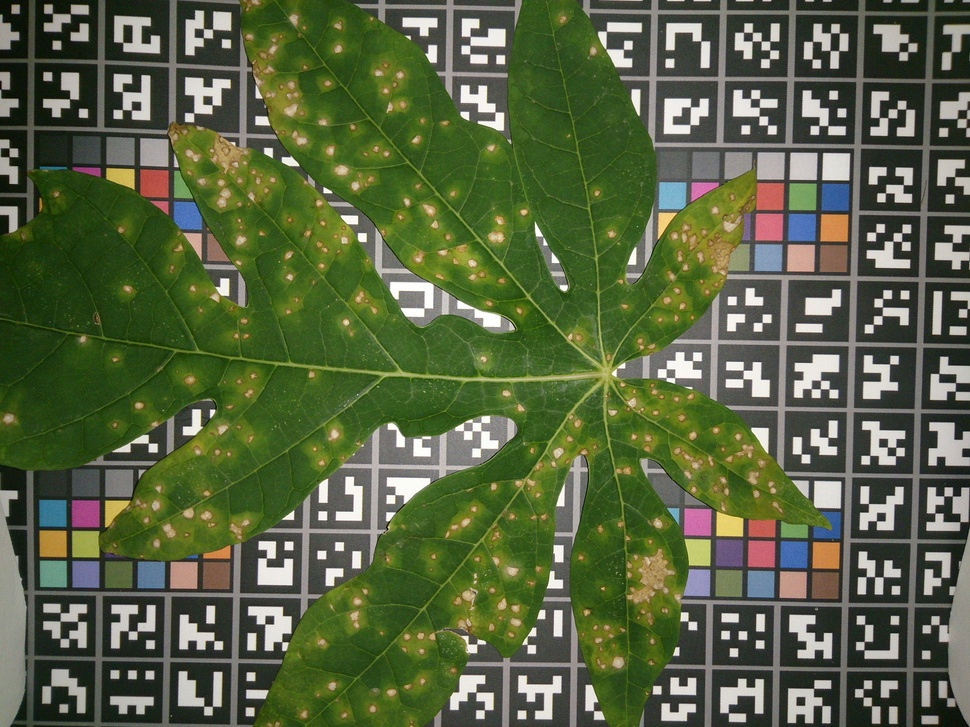
#> input picture folha.jpg, 970 x 727 px, shrunk from 4128 x 3096 before the run, found by its file name
$ python TESTEBORDA2.py
#> lines starting #> are read from the running program, lines starting #| are printed output that depends on the picture
# -*- coding: utf-8 -*-
"""
Created on Sat Jul 17 15:20:57 2021

@author: Italla
"""

import numpy as np
import cv2 as cv
from matplotlib import pyplot as plt
img = cv.imread('C:/Users/Italla/Documents/Italla/SI/PROJETOS/SIGATOKA/TESTES/img/folha.jpg',0)
#> img: shape (727, 970); min 0, max 255, mean 92
edges = cv.Canny(img,100,200)
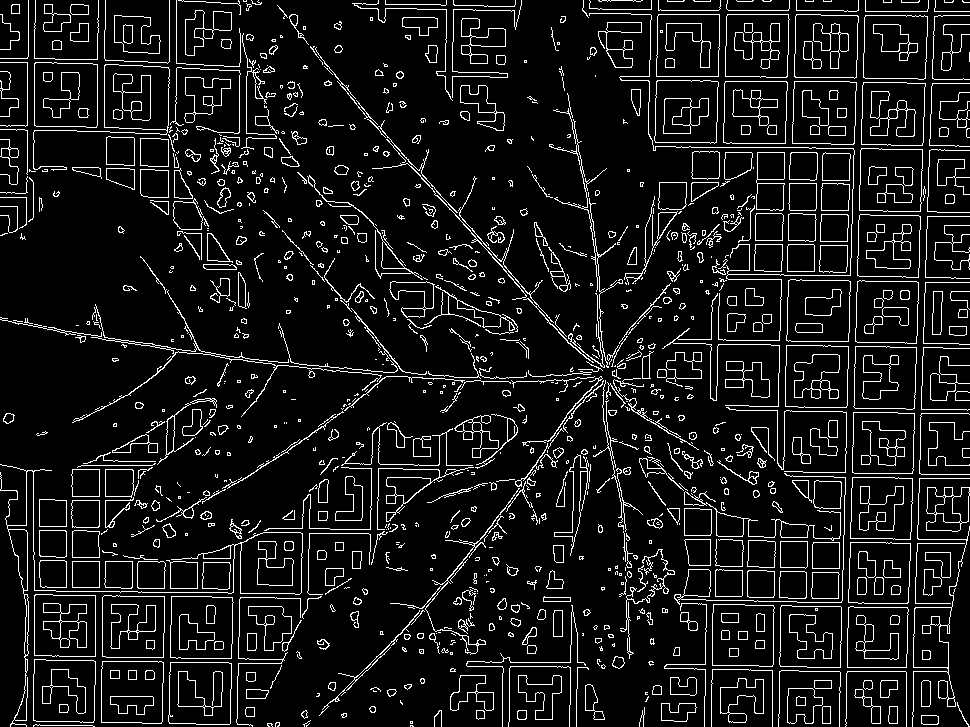
#> edges: shape (727, 970); 9% white in thin lines or dots
plt.subplot(121),plt.imshow(img,cmap = 'gray')
plt.title('Original Image'), plt.xticks([]), plt.yticks([])
plt.subplot(122),plt.imshow(edges,cmap = 'gray')
plt.title('Edge Image'), plt.xticks([]), plt.yticks([])
plt.show()

###############################################################################

import numpy as np
import cv2 as cv
from matplotlib import pyplot as plt
img = cv.imread('C:/Users/Italla/Documents/Italla/SI/PROJETOS/SIGATOKA/TESTES/img/folhaBananeira.jpg',0)
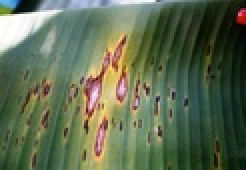
#> input picture folhaBananeira.jpg, 123 x 85 px, shrunk from 525 x 362 before the run, found by its file name (shown 2 times larger)
#> img: shape (85, 123); min 1, max 255, mean 101
edges = cv.Canny(img,100,200)
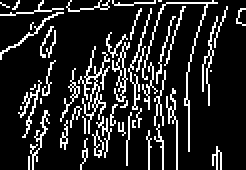
#> edges: shape (85, 123) (shown 2 times larger); 15.2% white in thin lines or dots
plt.subplot(121),plt.imshow(img,cmap = 'gray')
plt.title('Original Image'), plt.xticks([]), plt.yticks([])
plt.subplot(122),plt.imshow(edges,cmap = 'gray')
plt.title('Edge Image'), plt.xticks([]), plt.yticks([])
plt.show()

############################################################################

import numpy as np
import cv2 as cv
from matplotlib import pyplot as plt
img = cv.imread('C:/Users/Italla/Documents/Italla/SI/PROJETOS/SIGATOKA/TESTES/img/folhaBananeira1.jpg',0)
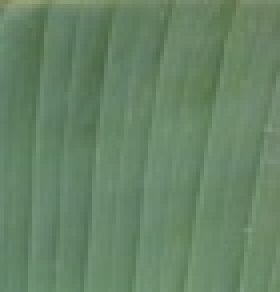
#> input picture folhaBananeira1.jpg, 70 x 73 px, shrunk from 300 x 309 before the run, found by its file name (shown 4 times larger)
#> img: shape (73, 70); min 90, max 154, mean 119.6
edges = cv.Canny(img,100,200)
#> edges: shape (73, 70); every value is 0
plt.subplot(121),plt.imshow(img,cmap = 'gray')
plt.title('Original Image'), plt.xticks([]), plt.yticks([])
plt.subplot(122),plt.imshow(edges,cmap = 'gray')
plt.title('Edge Image'), plt.xticks([]), plt.yticks([])
plt.show()

############################################################################

img = cv.imread('C:/Users/Italla/Documents/Italla/SI/PROJETOS/SIGATOKA/TESTES/img/FOLHABANANEIRA2.jpg',0)
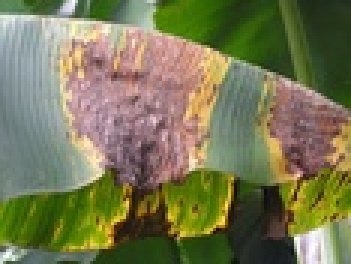
#> input picture FOLHABANANEIRA2.jpg, 117 x 88 px, shrunk from 500 x 375 before the run, found by its file name (shown 3 times larger)
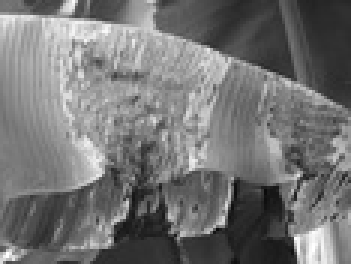
#> img: shape (88, 117) (shown 3 times larger); min 10, max 255, mean 116
edges = cv.Canny(img,100,200)
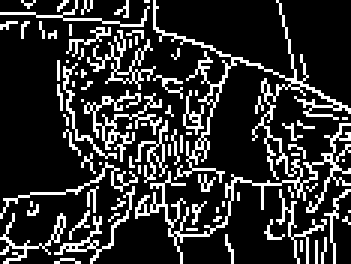
#> edges: shape (88, 117) (shown 3 times larger); 19.1% white in thin lines or dots
plt.subplot(121),plt.imshow(img,cmap = 'gray')
plt.title('Original Image'), plt.xticks([]), plt.yticks([])
plt.subplot(122),plt.imshow(edges,cmap = 'gray')
plt.title('Edge Image'), plt.xticks([]), plt.yticks([])
plt.show()
